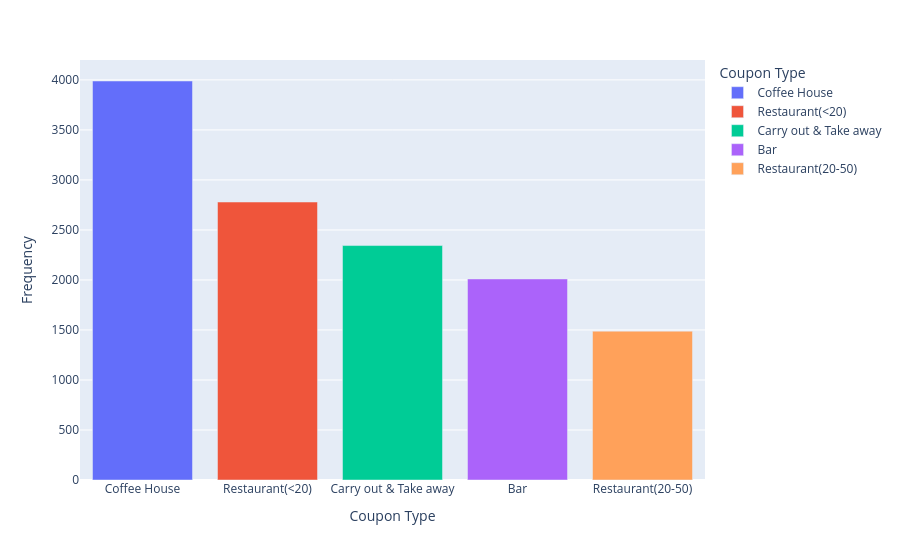

Source (notebook cell):
### Markdown cell above
5. Use a bar plot to visualize the `coupon` column.

### Code cell
import plotly.express as px

# Calculate the frequency of each coupon type
coupon_counts = data['coupon'].value_counts().reset_index()
coupon_counts.columns = ['Coupon Type', 'Frequency']

fig = px.bar(coupon_counts, x = 'Coupon Type', y = 'Frequency', color='Coupon Type')
fig.show()

### Figure 1 — Plotly figure (JSON) as saved in the notebook; plotly's stock layout.template omitted (floating-point values rounded to 4 significant figures)
{"data": [{"alignmentgroup": "True", "hovertemplate": "Coupon Type=%{x}<br>Frequency=%{y}<extra></extra>", "legendgroup": "Coffee House", "marker": {"color": "#636efa", "pattern": {"shape": ""}}, "name": "Coffee House", "offsetgroup": "Coffee House", "orientation": "v", "showlegend": true, "textposition": "auto", "type": "bar", "x": ["Coffee House"], "xaxis": "x", "y": [3989], "yaxis": "y"}, {"alignmentgroup": "True", "hovertemplate": "Coupon Type=%{x}<br>Frequency=%{y}<extra></extra>", "legendgroup": "Restaurant(<20)", "marker": {"color": "#EF553B", "pattern": {"shape": ""}}, "name": "Restaurant(<20)", "offsetgroup": "Restaurant(<20)", "orientation": "v", "showlegend": true, "textposition": "auto", "type": "bar", "x": ["Restaurant(<20)"], "xaxis": "x", "y": [2779], "yaxis": "y"}, {"alignmentgroup": "True", "hovertemplate": "Coupon Type=%{x}<br>Frequency=%{y}<extra></extra>", "legendgroup": "Carry out & Take away", "marker": {"color": "#00cc96", "pattern": {"shape": ""}}, "name": "Carry out & Take away", "offsetgroup": "Carry out & Take away", "orientation": "v", "showlegend": true, "textposition": "auto", "type": "bar", "x": ["Carry out & Take away"], "xaxis": "x", "y": [2344], "yaxis": "y"}, {"alignmentgroup": "True", "hovertemplate": "Coupon Type=%{x}<br>Frequency=%{y}<extra></extra>", "legendgroup": "Bar", "marker": {"color": "#ab63fa", "pattern": {"shape": ""}}, "name": "Bar", "offsetgroup": "Bar", "orientation": "v", "showlegend": true, "textposition": "auto", "type": "bar", "x": ["Bar"], "xaxis": "x", "y": [2010], "yaxis": "y"}, {"alignmentgroup": "True", "hovertemplate": "Coupon Type=%{x}<br>Frequency=%{y}<extra></extra>", "legendgroup": "Restaurant(20-50)", "marker": {"color": "#FFA15A", "pattern": {"shape": ""}}, "name": "Restaurant(20-50)", "offsetgroup": "Restaurant(20-50)", "orientation": "v", "showlegend": true, "textposition": "auto", "type": "bar", "x": ["Restaurant(20-50)"], "xaxis": "x", "y": [1488], "yaxis": "y"}], "layout": {"barmode": "relative", "legend": {"title": {"text": "Coupon Type"}, "tracegroupgap": 0}, "margin": {"t": 60}, "xaxis": {"anchor": "y", "categoryarray": ["Coffee House", "Restaurant(<20)", "Carry out & Take away", "Bar", "Restaurant(20-50)"], "categoryorder": "array", "domain": [0, 1], "title": {"text": "Coupon Type"}}, "yaxis": {"anchor": "x", "domain": [0, 1], "title": {"text": "Frequency"}}}}
